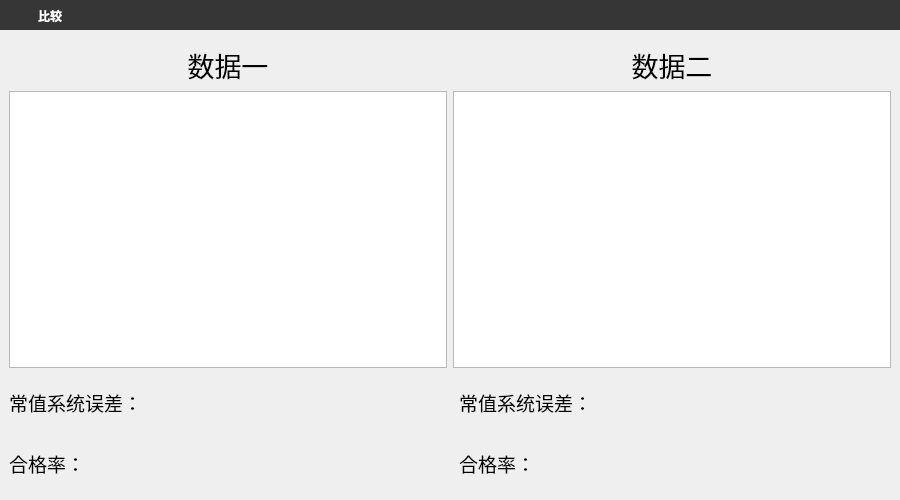
<?xml version="1.0" encoding="UTF-8"?>
<ui version="4.0">
 <class>compare_normal</class>
 <widget class="QMainWindow" name="compare_normal">
  <property name="geometry">
   <rect>
    <x>0</x>
    <y>0</y>
    <width>900</width>
    <height>500</height>
   </rect>
  </property>
  <property name="windowTitle">
   <string>MainWindow</string>
  </property>
  <widget class="QWidget" name="centralwidget">
   <layout class="QVBoxLayout" name="verticalLayout">
    <property name="leftMargin">
     <number>0</number>
    </property>
    <property name="topMargin">
     <number>0</number>
    </property>
    <property name="rightMargin">
     <number>0</number>
    </property>
    <property name="bottomMargin">
     <number>0</number>
    </property>
    <item>
     <widget class="QWidget" name="widgetTitle" native="true">
      <property name="minimumSize">
       <size>
        <width>0</width>
        <height>30</height>
       </size>
      </property>
      <property name="maximumSize">
       <size>
        <width>16777215</width>
        <height>30</height>
       </size>
      </property>
      <property name="styleSheet">
       <string notr="true">QWidget#widgetTitle{background:#363636;}
QLabel#labelTitle{color:white;padding:8px 0px 5px;}
QPushButton#btnBack,QPushButton#btnMin,QPushButton#btnMax,QPushButton#btnExit{
        border-radius:0px;
        color: #F0F0F0;
        background-color:rgba(0,0,0,0);
        border-style:none;
    }
QPushButton#btnBack:hover,QPushButton#btnMin:hover,QPushButton#btnMax:hover{
        background-color: qlineargradient(spread:pad, x1:0, y1:1, x2:0, y2:0, stop:0 rgba(25, 134, 199, 0), stop:1 #5CACEE);
    }
QPushButton#btnExit:hover{
        background-color: qlineargradient(spread:pad, x1:0, y1:1, x2:0, y2:0, stop:0 rgba(238, 0, 0, 128), stop:1 rgba(238, 44, 44, 255));
    }</string>
      </property>
      <layout class="QHBoxLayout" name="horizontalLayout">
       <property name="spacing">
        <number>0</number>
       </property>
       <property name="leftMargin">
        <number>5</number>
       </property>
       <property name="topMargin">
        <number>0</number>
       </property>
       <property name="rightMargin">
        <number>0</number>
       </property>
       <property name="bottomMargin">
        <number>2</number>
       </property>
       <item>
        <widget class="QPushButton" name="btnBack">
         <property name="sizePolicy">
          <sizepolicy hsizetype="Fixed" vsizetype="Fixed">
           <horstretch>0</horstretch>
           <verstretch>0</verstretch>
          </sizepolicy>
         </property>
         <property name="minimumSize">
          <size>
           <width>30</width>
           <height>30</height>
          </size>
         </property>
         <property name="maximumSize">
          <size>
           <width>30</width>
           <height>30</height>
          </size>
         </property>
         <property name="toolTip">
          <string>返回</string>
         </property>
         <property name="text">
          <string/>
         </property>
         <property name="autoDefault">
          <bool>true</bool>
         </property>
         <property name="flat">
          <bool>true</bool>
         </property>
        </widget>
       </item>
       <item>
        <widget class="QLabel" name="labelTitle">
         <property name="font">
          <font>
           <family>宋体</family>
           <pointsize>9</pointsize>
           <weight>75</weight>
           <bold>true</bold>
          </font>
         </property>
         <property name="styleSheet">
          <string notr="true"/>
         </property>
         <property name="text">
          <string>比较</string>
         </property>
        </widget>
       </item>
       <item>
        <widget class="QPushButton" name="btnMin">
         <property name="sizePolicy">
          <sizepolicy hsizetype="Fixed" vsizetype="Fixed">
           <horstretch>0</horstretch>
           <verstretch>0</verstretch>
          </sizepolicy>
         </property>
         <property name="minimumSize">
          <size>
           <width>30</width>
           <height>30</height>
          </size>
         </property>
         <property name="maximumSize">
          <size>
           <width>30</width>
           <height>30</height>
          </size>
         </property>
         <property name="toolTip">
          <string>最小化</string>
         </property>
         <property name="text">
          <string/>
         </property>
         <property name="autoDefault">
          <bool>true</bool>
         </property>
         <property name="flat">
          <bool>true</bool>
         </property>
        </widget>
       </item>
       <item>
        <widget class="QPushButton" name="btnMax">
         <property name="sizePolicy">
          <sizepolicy hsizetype="Fixed" vsizetype="Fixed">
           <horstretch>0</horstretch>
           <verstretch>0</verstretch>
          </sizepolicy>
         </property>
         <property name="minimumSize">
          <size>
           <width>30</width>
           <height>30</height>
          </size>
         </property>
         <property name="maximumSize">
          <size>
           <width>30</width>
           <height>30</height>
          </size>
         </property>
         <property name="toolTip">
          <string>最大化</string>
         </property>
         <property name="text">
          <string/>
         </property>
         <property name="autoDefault">
          <bool>true</bool>
         </property>
         <property name="flat">
          <bool>true</bool>
         </property>
        </widget>
       </item>
       <item>
        <widget class="QPushButton" name="btnExit">
         <property name="sizePolicy">
          <sizepolicy hsizetype="Fixed" vsizetype="Fixed">
           <horstretch>0</horstretch>
           <verstretch>0</verstretch>
          </sizepolicy>
         </property>
         <property name="minimumSize">
          <size>
           <width>30</width>
           <height>30</height>
          </size>
         </property>
         <property name="maximumSize">
          <size>
           <width>30</width>
           <height>30</height>
          </size>
         </property>
         <property name="toolTip">
          <string>退出</string>
         </property>
         <property name="text">
          <string/>
         </property>
         <property name="autoDefault">
          <bool>true</bool>
         </property>
         <property name="flat">
          <bool>true</bool>
         </property>
        </widget>
       </item>
      </layout>
     </widget>
    </item>
    <item>
     <widget class="QWidget" name="widget" native="true">
      <layout class="QHBoxLayout" name="horizontalLayout_2">
       <item>
        <layout class="QVBoxLayout" name="verticalLayout_2" stretch="0,5,1,1">
         <item>
          <widget class="QLabel" name="label">
           <property name="minimumSize">
            <size>
             <width>0</width>
             <height>0</height>
            </size>
           </property>
           <property name="maximumSize">
            <size>
             <width>16777215</width>
             <height>16777215</height>
            </size>
           </property>
           <property name="font">
            <font>
             <family>微软雅黑</family>
             <pointsize>20</pointsize>
            </font>
           </property>
           <property name="text">
            <string>数据一</string>
           </property>
           <property name="alignment">
            <set>Qt::AlignCenter</set>
           </property>
          </widget>
         </item>
         <item>
          <widget class="QtCharts::QChartView" name="graphicsView">
           <property name="sizePolicy">
            <sizepolicy hsizetype="Preferred" vsizetype="Preferred">
             <horstretch>0</horstretch>
             <verstretch>0</verstretch>
            </sizepolicy>
           </property>
           <property name="minimumSize">
            <size>
             <width>100</width>
             <height>100</height>
            </size>
           </property>
          </widget>
         </item>
         <item>
          <layout class="QHBoxLayout" name="horizontalLayout_14">
           <item>
            <widget class="QLabel" name="label_16">
             <property name="maximumSize">
              <size>
               <width>200</width>
               <height>16777215</height>
              </size>
             </property>
             <property name="font">
              <font>
               <family>微软雅黑</family>
               <pointsize>14</pointsize>
              </font>
             </property>
             <property name="text">
              <string>常值系统误差：</string>
             </property>
            </widget>
           </item>
           <item>
            <widget class="QLabel" name="Constant_error">
             <property name="minimumSize">
              <size>
               <width>0</width>
               <height>40</height>
              </size>
             </property>
             <property name="maximumSize">
              <size>
               <width>16777215</width>
               <height>80</height>
              </size>
             </property>
             <property name="font">
              <font>
               <family>微软雅黑</family>
               <pointsize>20</pointsize>
              </font>
             </property>
             <property name="text">
              <string/>
             </property>
            </widget>
           </item>
          </layout>
         </item>
         <item>
          <layout class="QHBoxLayout" name="horizontalLayout_13">
           <item>
            <widget class="QLabel" name="label_15">
             <property name="maximumSize">
              <size>
               <width>200</width>
               <height>16777215</height>
              </size>
             </property>
             <property name="font">
              <font>
               <family>微软雅黑</family>
               <pointsize>14</pointsize>
              </font>
             </property>
             <property name="text">
              <string>合格率：</string>
             </property>
            </widget>
           </item>
           <item>
            <widget class="QLabel" name="Correct_percent">
             <property name="minimumSize">
              <size>
               <width>0</width>
               <height>40</height>
              </size>
             </property>
             <property name="maximumSize">
              <size>
               <width>16777215</width>
               <height>80</height>
              </size>
             </property>
             <property name="font">
              <font>
               <family>微软雅黑</family>
               <pointsize>20</pointsize>
              </font>
             </property>
             <property name="text">
              <string/>
             </property>
            </widget>
           </item>
          </layout>
         </item>
        </layout>
       </item>
       <item>
        <layout class="QVBoxLayout" name="verticalLayout_3" stretch="0,5,1,1">
         <item>
          <widget class="QLabel" name="label_2">
           <property name="font">
            <font>
             <family>微软雅黑</family>
             <pointsize>20</pointsize>
            </font>
           </property>
           <property name="text">
            <string>数据二</string>
           </property>
           <property name="alignment">
            <set>Qt::AlignCenter</set>
           </property>
          </widget>
         </item>
         <item>
          <widget class="QtCharts::QChartView" name="graphicsView_2">
           <property name="sizePolicy">
            <sizepolicy hsizetype="Preferred" vsizetype="Preferred">
             <horstretch>0</horstretch>
             <verstretch>0</verstretch>
            </sizepolicy>
           </property>
          </widget>
         </item>
         <item>
          <layout class="QHBoxLayout" name="horizontalLayout_6">
           <property name="leftMargin">
            <number>6</number>
           </property>
           <item>
            <widget class="QLabel" name="label_7">
             <property name="maximumSize">
              <size>
               <width>200</width>
               <height>16777215</height>
              </size>
             </property>
             <property name="font">
              <font>
               <family>微软雅黑</family>
               <pointsize>14</pointsize>
              </font>
             </property>
             <property name="text">
              <string>常值系统误差：</string>
             </property>
            </widget>
           </item>
           <item>
            <widget class="QLabel" name="Constant_error_2">
             <property name="minimumSize">
              <size>
               <width>0</width>
               <height>40</height>
              </size>
             </property>
             <property name="maximumSize">
              <size>
               <width>10000000</width>
               <height>80</height>
              </size>
             </property>
             <property name="font">
              <font>
               <family>微软雅黑</family>
               <pointsize>20</pointsize>
              </font>
             </property>
             <property name="text">
              <string/>
             </property>
            </widget>
           </item>
          </layout>
         </item>
         <item>
          <layout class="QHBoxLayout" name="horizontalLayout_8">
           <property name="leftMargin">
            <number>6</number>
           </property>
           <item>
            <widget class="QLabel" name="label_5">
             <property name="maximumSize">
              <size>
               <width>200</width>
               <height>16777215</height>
              </size>
             </property>
             <property name="font">
              <font>
               <family>微软雅黑</family>
               <pointsize>14</pointsize>
              </font>
             </property>
             <property name="text">
              <string>合格率：</string>
             </property>
            </widget>
           </item>
           <item>
            <widget class="QLabel" name="Correct_percent_2">
             <property name="minimumSize">
              <size>
               <width>0</width>
               <height>40</height>
              </size>
             </property>
             <property name="maximumSize">
              <size>
               <width>1000000</width>
               <height>80</height>
              </size>
             </property>
             <property name="font">
              <font>
               <family>微软雅黑</family>
               <pointsize>20</pointsize>
              </font>
             </property>
             <property name="text">
              <string/>
             </property>
            </widget>
           </item>
          </layout>
         </item>
        </layout>
       </item>
      </layout>
     </widget>
    </item>
   </layout>
  </widget>
 </widget>
 <customwidgets>
  <customwidget>
   <class>QtCharts::QChartView</class>
   <extends>QGraphicsView</extends>
   <header location="global">qchartview.h</header>
  </customwidget>
 </customwidgets>
 <resources/>
 <connections/>
</ui>
